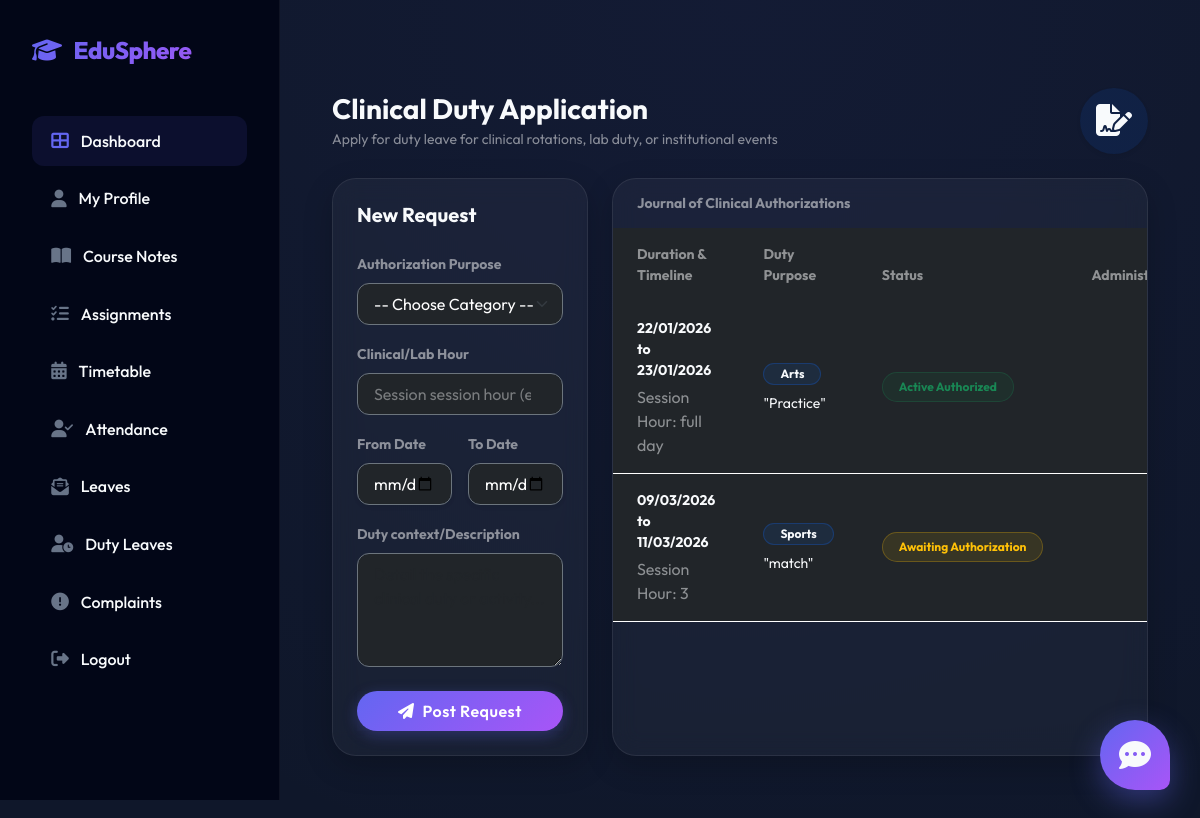
/Student/dutyleave/ (signed in), run on the app's committed database.
### Student/models.py (models this page shows, shortened)
class tbl_dutyleave(models.Model):
    dutyleave_date = models.DateField(auto_now_add=True)
    dutyleave_status = models.IntegerField(default=0)
    dutyleave_reason = models.TextField()
    dutyleave_hour = models.CharField(max_length=100)
    dutyleave_fromdate = models.DateField(null=True, validators=[validate_future_date])
    dutyleave_todate = models.DateField(null=True, validators=[validate_future_date])
    student = models.ForeignKey(tbl_student,on_delete=models.CASCADE)
    purpose = models.ForeignKey(tbl_purpose,on_delete=models.CASCADE)

### Admin/models.py (models this page shows)
class tbl_purpose(models.Model):
    purpose_name = models.CharField(max_length=100)

### Student/views.py (the view)
# urls.py: path('dutyleave/',views.dutyleave,name="dutyleave"),
def dutyleave(request):
   studentdata = tbl_student.objects.get(id=request.session['sid'])
   dutyleavedata = tbl_dutyleave.objects.filter(student=studentdata)
   purposedata = tbl_purpose.objects.all()
   if request.method == "POST":
      purposeid=tbl_purpose.objects.get(id=request.POST.get("sel_purpose"))
      reason = request.POST.get("txt_reason")
      hour = request.POST.get("txt_hour")
      fromdate = request.POST.get("txt_fromdate")
      todate = request.POST.get("txt_todate")
      tbl_dutyleave.objects.create(dutyleave_reason=reason,dutyleave_hour=hour,dutyleave_fromdate=fromdate,dutyleave_todate=todate,
          student=studentdata,purpose=purposeid)
      return render(request, "Student/Dutyleave.html", {'msg': "Duty Leave Submitted..."})
   else:
      return render(request, "Student/Dutyleave.html",{'dutyleavedata':dutyleavedata,'purposedata':purposedata})

### Teacher/context_processors.py (called while the page is built)
def teacher_sidebar_context(request):
    is_class_teacher = False
    tid = request.session.get('tid')
    if tid:
        try:
            teacher = tbl_teacher.objects.get(id=tid)
            is_class_teacher = tbl_assignclass.objects.filter(teacher=teacher).exists()
        except tbl_teacher.DoesNotExist:
            is_class_teacher = False
    return {
        'is_class_teacher': is_class_teacher
    }

### Student/Templates/Student/Dutyleave.html (shortened to what this page needs)
{% extends 'Student/Head.html' %}
{% load static %}
{% block content %}
<div class="container-fluid py-4">
    <div class="row pt-4 justify-content-center">
        <div class="col-lg-12">
            <div class="d-flex align-items-center justify-content-between mb-4">
                <div>
                    <h2 class="h3 fw-bold mb-1">Clinical Duty Application</h2>
                    <p class="text-muted small mb-0">Apply for duty leave for clinical rotations, lab duty, or institutional events</p>
                </div>
                <div class="bg-primary bg-opacity-10 text-primary p-3 rounded-circle shadow-sm">
                    <i class="fas fa-file-signature fa-2x"></i>
                </div>
            </div>
            <div class="row g-4">
                <div class="col-xl-4">
                    <div class="card bg-white bg-opacity-5 border border-white border-opacity-10 rounded-4 shadow-sm h-100 animate-slideIn">
                        <div class="card-body p-4">
                            <h5 class="fw-bold mb-4">New Request</h5>
                            <form method="post">
                                <div class="mb-3">
                                    <label class="form-label text-muted small fw-bold uppercase">Authorization Purpose</label>
                                    <select name="sel_purpose" class="form-select bg-dark border-secondary text-white py-2" required shadow-sm>
                                        <option value="">-- Choose Category --</option>
                                    </select>
                                </div>
                                <div class="mb-3">
                                    <label class="form-label text-muted small fw-bold uppercase">Clinical/Lab Hour</label>
                                    <input type="number" name="txt_hour" class="form-control bg-dark border-secondary text-white py-2" required placeholder="Session session hour (e.g. 1)">
                                </div>
                                <div class="row g-3 mb-3">
                                    <div class="col-md-6">
                                        <label class="form-label text-muted small fw-bold uppercase">From Date</label>
                                        <input type="date" name="txt_fromdate" class="form-control bg-dark border-secondary text-white py-2 shadow-sm" required>
                                    </div>
                                    <div class="col-md-6">
                                        <label class="form-label text-muted small fw-bold uppercase">To Date</label>
                                        <input type="date" name="txt_todate" class="form-control bg-dark border-secondary text-white py-2 shadow-sm" required>
                                    </div>
                                </div>
                                <div class="mb-4">
                                    <label class="form-label text-muted small fw-bold uppercase">Duty context/Description</label>
                                    <textarea name="txt_reason" class="form-control bg-dark border-secondary text-white py-2" rows="4" required placeholder="Detail the specific clinical duty or activity..."></textarea>
                                </div>
                                <div class="d-grid shadow-sm">
                                    <button type="submit" class="btn btn-primary py-2 rounded-pill fw-bold">
                                        <i class="fas fa-paper-plane me-2"></i>Post Request
                                    </button>
                                </div>
                            </form>
                        </div>
                    </div>
                </div>
                <div class="col-xl-8">
                    <div class="card bg-white bg-opacity-5 border border-white border-opacity-10 rounded-4 shadow-sm overflow-hidden h-100 animate-fadeIn">
                        <div class="card-header bg-white bg-opacity-5 py-3 px-4 border-0">
                            <h5 class="mb-0 fw-bold small text-muted uppercase letter-spacing-1">Journal of Clinical Authorizations</h5>
                        </div>
                        <div class="table-responsive">
                            <table class="table table-dark table-hover mb-0 align-middle">
                                <thead class="bg-white bg-opacity-10 border-0">
                                    <tr>
                                        <th class="px-4 py-3 border-0 small text-muted uppercase">Duration & Timeline</th>
                                        <th class="px-4 py-3 border-0 small text-muted uppercase">Duty Purpose</th>
                                        <th class="px-4 py-3 border-0 small text-muted uppercase">Status</th>
                                        <th class="px-4 py-3 border-0 small text-muted uppercase text-end">Administration</th>
                                    </tr>
                                </thead>
                                <tbody>
                                    {% for i in dutyleavedata %}
                                    <tr class="border-white border-opacity-5">
                                        <td class="px-4 py-3">
                                            <div class="fw-bold text-white small mb-1">{{ i.dutyleave_fromdate|date:"d/m/Y" }} to {{ i.dutyleave_todate|date:"d/m/Y" }}</div>
                                            <div class="smaller text-muted opacity-50 uppercase">Session Hour: {{ i.dutyleave_hour }}</div>
                                        </td>
                                        <td class="px-4 py-3">
                                            <div class="badge bg-primary bg-opacity-10 text-primary border border-primary border-opacity-25 px-3 py-1 rounded-pill smaller mb-2">{{ i.purpose.purpose_name }}</div>
                                            <div class="small text-muted italic">"{{ i.dutyleave_reason|truncatechars:60 }}"</div>
                                        </td>
                                        <td class="px-4 py-3">
                                            {% if i.dutyleave_status == 0 %}
                                            <span class="badge bg-warning bg-opacity-10 text-warning border border-warning border-opacity-25 px-3 py-2 rounded-pill fw-bold smaller uppercase">Awaiting Authorization</span>
                                            {% elif i.dutyleave_status == 1 %}
                                            <span class="badge bg-success bg-opacity-10 text-success border border-success border-opacity-25 px-3 py-2 rounded-pill fw-bold smaller uppercase">Active Authorized</span>
                                            {% else %}
                                            <span class="badge bg-danger bg-opacity-10 text-danger border border-danger border-opacity-25 px-3 py-2 rounded-pill fw-bold smaller uppercase">Decline Access</span>
                                            {% endif %}
                                        </td>
                                        <td class="px-4 py-3 text-end">
                                        </td>
                                    </tr>
                                    {% endfor %}
                                </tbody>
                            </table>
                        </div>
                    </div>
                </div>
            </div>
        </div>
    </div>
</div>
{% endblock %}

### Student/Templates/Student/Head.html (style rules this page uses)
:root { --primary-color: #6366f1; --primary-hover: #4f46e5; --secondary-color: #10b981; --dark-bg: #0f172a; --card-bg: rgba(255, 255, 255, 0.05); --glass-border: rgba(255, 255, 255, 0.1); --text-main: #f8fafc; --text-muted: #94a3b8; }
body { font-family: 'Outfit', sans-serif; background-color: var(--dark-bg); color: var(--text-main); margin: 0; display: flex; }
.bg-white, .bg-light, .bg-transparent { background-color: transparent !important; }
.card.bg-white, .card.bg-light { background: rgba(255, 255, 255, 0.04) !important; }
.animate-fadeIn, .animate-slideIn, .animate-slideUp, [class*="animate-"] { opacity: 1 !important; transform: none !important; animation: none !important; }
h1, h2, h3, h4, h5, h6, p, span, td, th, label, div:not(.sidebar):not(.nav-item) { color: #f8fafc !important; }
.text-muted { color: rgba(255, 255, 255, 0.5) !important; }
body { color: var(--text-main); background-color: var(--dark-bg); }
h1, h2, h3, h4, h5, h6, label, p, td, th, span { color: var(--text-main) !important; }
.text-muted { color: var(--text-muted) !important; }
input, select, textarea { color: #ffffff !important; background-color: rgba(255, 255, 255, 0.05) !important; border: 1px solid rgba(255, 255, 255, 0.15) !important; border-radius: 12px !important; padding: 0.75rem 1rem !important; }
input::placeholder { color: rgba(255, 255, 255, 0.4) !important; }
option { background-color: #1e293b; color: white; }
.card { background: rgba(255, 255, 255, 0.04) !important; backdrop-filter: blur(12px) !important; border: 1px solid rgba(255, 255, 255, 0.1) !important; border-radius: 24px !important; box-shadow: 0 10px 30px rgba(0, 0, 0, 0.2) !important; }
.btn-primary { background: linear-gradient(135deg, #6366f1, #a855f7) !important; border: none !important; box-shadow: 0 4px 15px rgba(99, 102, 241, 0.3) !important; transition: all 0.3s cubic-bezier(0.4, 0, 0.2, 1) !important; font-weight: 600 !important; letter-spacing: 0.5px !important; }
.bg-white, .bg-light, .bg-transparent, .container, .container-fluid { background-color: transparent !important; }
.bg-white, .bg-light, .bg-transparent, .container, .container-fluid, .card-body, .main-panel, .content-wrapper { background-color: transparent !important; background: transparent !important; }
.card:not(.bg-primary):not(.bg-success):not(.bg-danger) { background: rgba(255, 255, 255, 0.04) !important; border: 1px solid rgba(255, 255, 255, 0.08) !important; color: #f8fafc !important; }
.animate-fadeIn, .animate-slideIn, .animate-slideUp, [class*="animate-"], .fade, .show { opacity: 1 !important; visibility: visible !important; transform: none !important; }
h1, h2, h3, h4, h5, h6, p, span, td, th, label, .form-label, strong, b { color: #f8fafc !important; }

### data on the page
tbl_dutyleave: dutyleave_fromdate "22/01/2026", dutyleave_todate "23/01/2026", dutyleave_hour "full day", purpose.purpose_name "Arts", dutyleave_reason "Practice", dutyleave_status "Active Authorized"
tbl_dutyleave: dutyleave_fromdate "09/03/2026", dutyleave_todate "11/03/2026", dutyleave_hour "3", purpose.purpose_name "Sports", dutyleave_reason "match", dutyleave_status "Awaiting Authorization"
